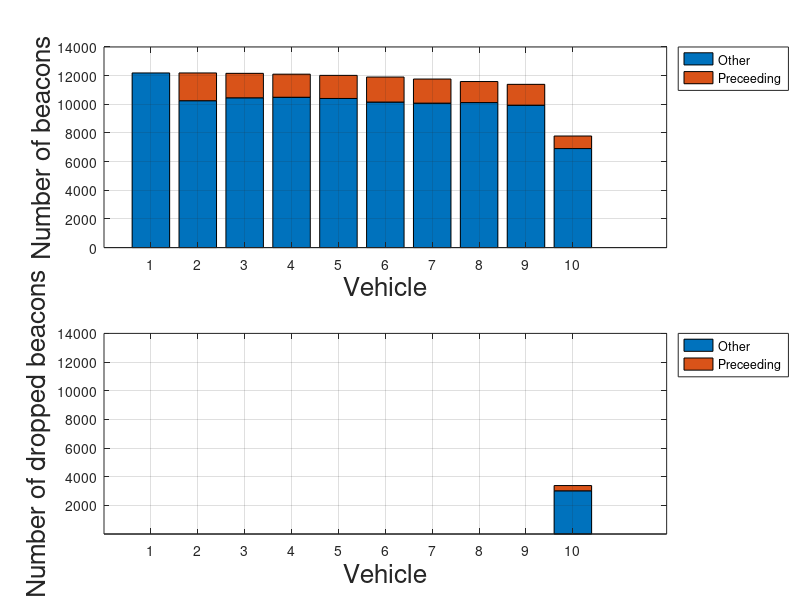

The MATLAB source for this figure: (Note: this script raises an error after producing the figure.)
clear all;
clc;   % position the cursor at the top of the screen
%clf;   % closes the figure window

% -------------------------------------------------------------

figure('units','normalized','outerposition',[0 0 1 1]);
figure(1);
subplot(2,1,1);

Z(:, 1) = [12188 10251 10454 10492 10407 10157 10082 10121 9935 6912];
Z(:, 2) = [0 1937 1707 1611 1612 1746 1681 1468 1458 875];
handle = bar(Z, 'stacked');

% range of y axis
range = ylim;

grid on;

xlabel('Vehicle', 'FontSize', 19);
ylabel('Number of beacons', 'FontSize', 19);

% set the Displayname
set(handle(1),'Displayname', 'Other');
set(handle(2),'Displayname', 'Preceeding'); 

% set the legend
legend(handle, 'Location','NorthEastOutside');

% --------------------------------------------------------------

subplot(2,1,2);

Z(:, 1) = [0 0 0 0 0 0 0 0 0 3016];
Z(:, 2) = [0 0 0 0 0 0 0 0 0 366];
handle = bar(Z, 'stacked');

ylim([1 range(2)])

grid on;

xlabel('Vehicle', 'FontSize', 19);
ylabel('Number of dropped beacons', 'FontSize', 19);

% set the Displayname
set(handle(1),'Displayname', 'Other');
set(handle(2),'Displayname', 'Preceeding'); 

% set the legend
legend(handle, 'Location','NorthEastOutside');

% ---------------------------------------------------------------

file_id = fopen('../results/06.beacon_interval_droped_p.txt');
formatSpec = '%s %f %f';
C_text = textscan(file_id, formatSpec, 'HeaderLines', 3);
fclose(file_id);

timeSteps2 = C_text{1,2};
beacons2 = C_text{1,3};

max(beacons2)

figure('units','normalized','outerposition',[0 0 1 1]);
figure(2);
subplot(2,1,1);
bar(timeSteps2, beacons2);

grid on;

xlabel('Simulation Step', 'FontSize', 19);
ylabel('Dropped beacons (proceeding)', 'FontSize', 19);

 % set the x-axis limit
 %set( gca, 'XLim', [25.7 29] );
 set( gca, 'XLim', [75 90] );
 
 set(gca,'ytick',0:20);
 
 set(gca,'YLim', [0 7]);
 
% ---------------------------------------------------------------

file_id = fopen('../results/05.beacon_interval_droped_o.txt');
formatSpec = '%s %f %f';
C_text = textscan(file_id, formatSpec, 'HeaderLines', 3);
fclose(file_id);

timeSteps1 = C_text{1,2};
beacons1 = C_text{1,3};

max(beacons1)

subplot(2,1,2);

bar(timeSteps1, beacons1);

grid on;

xlabel('Simulation Step', 'FontSize', 19);
ylabel('Dropped beacons (others)', 'FontSize', 19);

 % set the x-axis limit
 set(gca, 'XLim', [75 90]);
 
 set(gca,'ytick',0:20);
 
 set(gca,'YLim', [0 7]);
 
% ---------------------------------------------------------------


%bar(timeSteps1,[beacons1 beacons2],'stacked');




